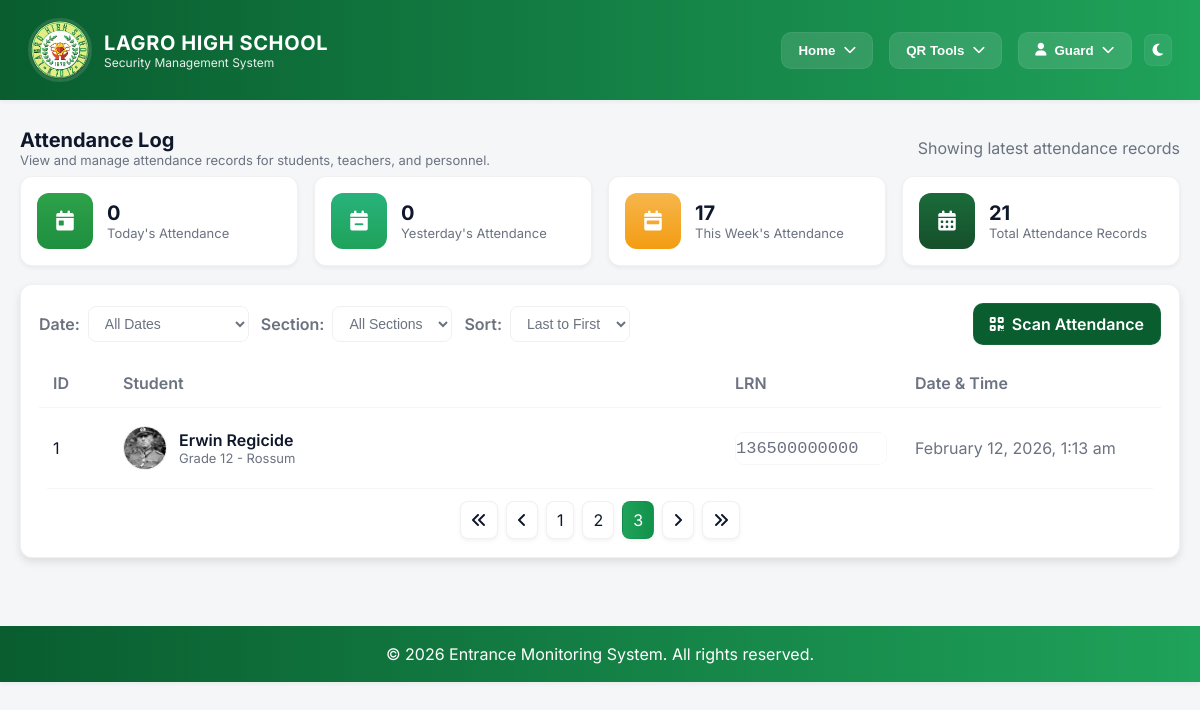
The page /webpages/attendance-log.php?page=3 (signed in) on the database its author committed.
### tables this page shows
CREATE TABLE `attendance` (
  `id` int(11) NOT NULL,
  `student_lrn` varchar(100) NOT NULL,
  `timestamp` timestamp NOT NULL DEFAULT current_timestamp() ON UPDATE current_timestamp()
);

CREATE TABLE `student_info` (
  `id` int(11) NOT NULL,
  `first_name` varchar(50) NOT NULL,
  `middle_name` varchar(50) DEFAULT NULL,
  `last_name` varchar(50) NOT NULL,
  `lrn` varchar(12) NOT NULL,
  `grade_level` int(11) NOT NULL,
  `section` varchar(30) NOT NULL,
  `birthdate` date NOT NULL,
  `age` int(11) NOT NULL,
  `sex` varchar(10) NOT NULL,
  `student_address` text NOT NULL,
  `contact_number` varchar(15) NOT NULL,
  `email_address` varchar(100) NOT NULL,
  `parent_guardian` varchar(100) NOT NULL,
  `parent_guardian_contact` varchar(15) NOT NULL,
  `relationship` varchar(30) DEFAULT NULL,
  `profile_picture` varchar(255) DEFAULT NULL,
  `account_password` varchar(100) NOT NULL,
  `qr_code_url` longtext DEFAULT NULL,
  `qr_code_generated_at` timestamp NULL DEFAULT NULL,
  `is_registered` int(11) DEFAULT 0
);

### include/role_access.php (called while the page is built, shortened)
<?php
if (!function_exists('getCurrentUserRole')) {
function getCurrentUserRole() {
    if (isset($_SESSION['employee_id']) && !empty($_SESSION['employee_id'])) {
        global $conn;
        $emp_id = $_SESSION['employee_id'];
        $stmt = $conn->prepare("SELECT employee_type FROM employee_info WHERE employee_id = ?");
        $stmt->bind_param("s", $emp_id);
        $stmt->execute();
        $result = $stmt->get_result();
        $employee = $result->fetch_assoc();
        if ($employee && !empty($employee['employee_type'])) {
            $employee_type = strtoupper($employee['employee_type']);
            if (strpos($employee_type, 'TEACHER') !== false || strpos($employee_type, 'INSTRUCTOR') !== false) {
                return 'TEACHER';
            } elseif (strpos($employee_type, 'SECURITY') !== false) {
                return 'SECURITY';
            } else {
                return 'OTHER_PERSONNEL';
            }
        }
    }
    return null;
}
}
?>

### webpages/attendance-log.php (the view, shortened to what this page needs)
<?php
include_once "../include/db_conn.php";
include "../include/role_access.php";
$records_per_page = 10;
$page = isset($_GET['page']) ? (int)$_GET['page'] : 1;
$offset = ($page - 1) * $records_per_page;
$sort_order = isset($_GET['sort']) ? $_GET['sort'] : 'DESC';
$where_clause = '';
$count_sql = "SELECT COUNT(*) as total FROM attendance a LEFT JOIN student_info s ON a.student_lrn = s.lrn" . $where_clause;
$count_result = $conn->query($count_sql);
$total_records = $count_result->fetch_assoc()['total'];
$total_pages = ceil($total_records / $records_per_page);
$sql = "SELECT a.id, a.student_lrn, a.timestamp,
        s.first_name, s.last_name, s.grade_level, s.section, s.profile_picture
        FROM attendance a
        LEFT JOIN student_info s ON a.student_lrn = s.lrn
        $where_clause
        ORDER BY a.timestamp $sort_order
        LIMIT $offset, $records_per_page";
$result = $conn->query($sql);
$today = date('Y-m-d');
$stats_sql = "SELECT
    (SELECT COUNT(*) FROM attendance WHERE DATE(timestamp) = '$today') as today_count,
    (SELECT COUNT(*) FROM attendance WHERE DATE(timestamp) = DATE_SUB('$today', INTERVAL 1 DAY)) as yesterday_count,
    (SELECT COUNT(*) FROM attendance WHERE DATE(timestamp) BETWEEN DATE_SUB('$today', INTERVAL 7 DAY) AND '$today') as week_count,
    (SELECT COUNT(*) FROM attendance) as total_count";
$stats_result = $conn->query($stats_sql);
$stats = $stats_result->fetch_assoc();
?>
<!DOCTYPE html>
<html lang="en">
<head>
</head>
<body>
    <?php
    include "../include/header.php";
    ?>
    <main class="container">
        <div class="page-title">
            <div>
                <h2>Attendance Log</h2>
                <p>View and manage attendance records for students, teachers, and personnel.</p>
            </div>
            <div class="muted">Showing latest attendance records</div>
        </div>
        <section>
            <div class="stats-grid">
                <div class="stat">
                    <div class="icon today"><i class="fas fa-calendar-day"></i></div>
                    <div class="info">
                        <h3><?php echo $stats['today_count']; ?></h3>
                        <p>Today's Attendance</p>
                    </div>
                </div>
                <div class="stat">
                    <div class="icon yesterday"><i class="fas fa-calendar-minus"></i></div>
                    <div class="info">
                        <h3><?php echo $stats['yesterday_count']; ?></h3>
                        <p>Yesterday's Attendance</p>
                    </div>
                </div>
                <div class="stat">
                    <div class="icon week"><i class="fas fa-calendar-week"></i></div>
                    <div class="info">
                        <h3><?php echo $stats['week_count']; ?></h3>
                        <p>This Week's Attendance</p>
                    </div>
                </div>
                <div class="stat">
                    <div class="icon total"><i class="fas fa-calendar-alt"></i></div>
                    <div class="info">
                        <h3><?php echo $stats['total_count']; ?></h3>
                        <p>Total Attendance Records</p>
                    </div>
                </div>
            </div>
            <div class="panel">
                <div class="filter-row">
                    <div class="filter-left">
                        <form method="GET" action="" id="filterForm" style="display: flex; align-items: center; gap: 12px;">
                            <div style="display: flex; align-items: center; gap: 8px;">
                                <label class="filter-label">Date:</label>
                                <select id="date" name="date" onchange="document.getElementById('filterForm').submit();">
                                    <option value="">All Dates</option>
                                </select>
                            </div>
                            <div style="display: flex; align-items: center; gap: 8px;">
                                <label class="filter-label">Section:</label>
                                <select id="section" name="section" onchange="document.getElementById('filterForm').submit();">
                                    <option value="">All Sections</option>
                                </select>
                            </div>
                            <div style="display: flex; align-items: center; gap: 8px;">
                                <label class="filter-label">Sort:</label>
                                <select id="sort" name="sort" onchange="document.getElementById('filterForm').submit();">
                                    <option value="DESC" <?php echo ($sort_order == 'DESC') ? 'selected' : ''; ?>>Last to First</option>
                                </select>
                            </div>
                        </form>
                    </div>
                    <div>
                        <a class="btn-scan" href="scanner.php"><i class="fa-solid fa-qrcode"></i> Scan Attendance</a>
                    </div>
                </div>
                <?php if ($result && $result->num_rows > 0): ?>
                    <div style="overflow:hidden; border-radius:10px;">
                        <table class="attendance-table">
                            <thead>
                                <tr>
                                    <th style="width:70px;">ID</th>
                                    <th>Student</th>
                                    <th style="width:180px;">LRN</th>
                                    <th style="width:260px;">Date & Time</th>
                                </tr>
                            </thead>
                            <tbody>
                                <?php while ($row = $result->fetch_assoc()): ?>
                                    <tr>
                                        <td><?php echo $row['id']; ?></td>
                                        <td>
                                            <div class="student-info">
                                                <div class="avatar">
                                                    <?php if (!empty($row['profile_picture']) && file_exists($row['profile_picture'])): ?>
                                                        <img src="<?php echo htmlspecialchars($row['profile_picture']); ?>" alt="Student Photo">
                                                    <?php else: ?>
                                                        <i class="fas fa-user" style="color:var(--muted);"></i>
                                                    <?php endif; ?>
                                                </div>
                                                <div>
                                                    <div class="student-name">
                                                        <?php
                                                        if (!empty($row['first_name']) && !empty($row['last_name'])) {
                                                            echo htmlspecialchars($row['first_name'] . ' ' . $row['last_name']);
                                                        } else {
                                                            echo '<span style="color: var(--muted);">Unknown Student</span>';
                                                        }
                                                        ?>
                                                    </div>
                                                    <?php if (!empty($row['grade_level']) && !empty($row['section'])): ?>
                                                        <div class="student-meta">Grade <?php echo htmlspecialchars($row['grade_level']); ?> - <?php echo htmlspecialchars($row['section']); ?></div>
                                                    <?php endif; ?>
                                                </div>
                                            </div>
                                        </td>
                                        <td>
                                            <div class="lrn-badge"><?php echo htmlspecialchars($row['student_lrn']); ?></div>
                                        </td>
                                        <td class="muted"><?php echo date('F j, Y, g:i a', strtotime($row['timestamp'])); ?></td>
                                    </tr>
                                <?php endwhile; ?>
                            </tbody>
                        </table>
                    </div>
                    <?php
                    $query_params = '';
                    ?>
                    <?php if ($total_pages > 1): ?>
                        <div class="pagination">
                            <?php if ($page > 1): ?>
                                <a href="?page=1<?php echo $query_params; ?>">
                                    <i class="fas fa-angle-double-left"></i>
                                </a>
                                <a href="?page=<?php echo $page - 1; ?><?php echo $query_params; ?>">
                                    <i class="fas fa-angle-left"></i>
                                </a>
                            <?php else: ?>
                                <span class="disabled"><i class="fas fa-angle-double-left"></i></span>
                                <span class="disabled"><i class="fas fa-angle-left"></i></span>
                            <?php endif; ?>
                            <?php
                            $range = 2;
                            $start_page = max(1, $page - $range);
                            $end_page = min($total_pages, $page + $range);
                            for ($i = $start_page; $i <= $end_page; $i++) {
                                if ($i == $page) {
                                    echo '<span class="active">' . $i . '</span>';
                                } else {
                                    echo '<a href="?page=' . $i . $query_params . '">' . $i . '</a>';
                                }
                            }
                            ?>
                            <?php if ($page < $total_pages): ?>
                                <a href="?page=<?php echo $page + 1; ?><?php echo $query_params; ?>">
                                    <i class="fas fa-angle-right"></i>
                                </a>
                                <a href="?page=<?php echo $total_pages; ?><?php echo $query_params; ?>">
                                    <i class="fas fa-angle-double-right"></i>
                                </a>
                            <?php else: ?>
                                <span class="disabled"><i class="fas fa-angle-right"></i></span>
                                <span class="disabled"><i class="fas fa-angle-double-right"></i></span>
                            <?php endif; ?>
                        </div>
                    <?php endif; ?>
                <?php endif; ?>
            </div>
        </section>
    </main>
    <?php include '../include/footer.php'; ?>
</body>
</html>

### rows shown on the page
attendance: id "1", student_info.profile_picture (picture), student_info.first_name+last_name "Erwin Regicide", student_info.grade_level "12", student_info.section "Rossum", student_lrn "136500000000", timestamp "February 12, 2026, 1:13 am"

### other values the page prints
$_SESSION['first_name'] "Guard"
$stats['today_count'] "0"
$stats['yesterday_count'] "0"
$stats['week_count'] "17"
$stats['total_count'] "21"
